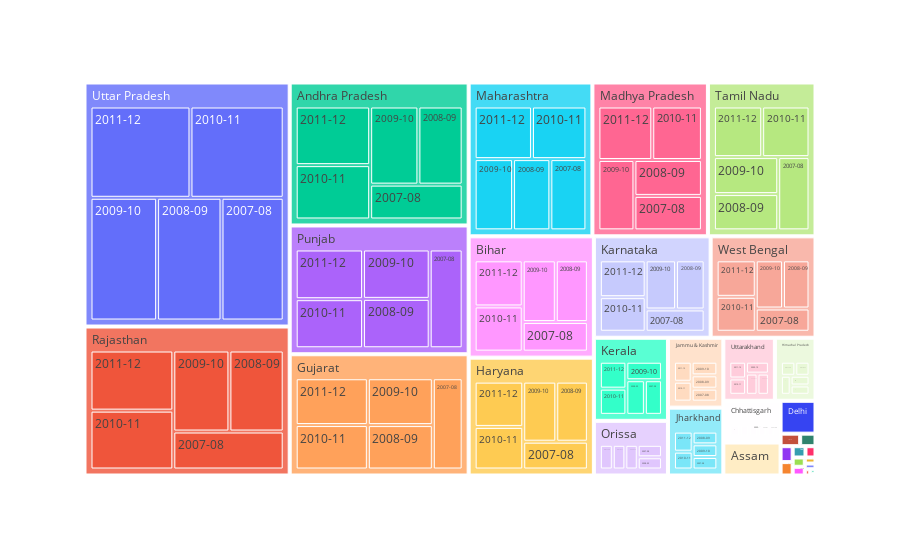

Here is the notebook cell this chart was saved with:
### Code cell
# Preparing milk production data for treemap visualization
milk_production_df = merged_prod_d['Milk'].drop('All India').reset_index()
milk_production_df = milk_production_df.melt(id_vars='States/Uts',
                       var_name='Year', value_name='Production')

# Plotting treemap for milk production
fig = px.treemap(milk_production_df, path=['States/Uts', 'Year'],
                 values='Production', color_continuous_scale='RdBu')
fig.show()

### Figure 1 — Plotly figure (JSON) as saved in the notebook; plotly's stock layout.template omitted (floating-point values rounded to 4 significant figures; data arrays with more than 128 entries replaced by an {"elided": "..."} marker saying what was removed)
{"data": [{"branchvalues": "total", "domain": {"x": [0, 1], "y": [0, 1]}, "hovertemplate": "labels=%{label}<br>Production=%{value}<br>parent=%{parent}<br>id=%{id}<extra></extra>", "ids": {"elided": "210 str values"}, "labels": {"elided": "210 str values"}, "name": "", "parents": {"elided": "210 str values"}, "type": "treemap", "values": {"elided": "210 int values"}}], "layout": {"legend": {"tracegroupgap": 0}, "margin": {"t": 60}}}
